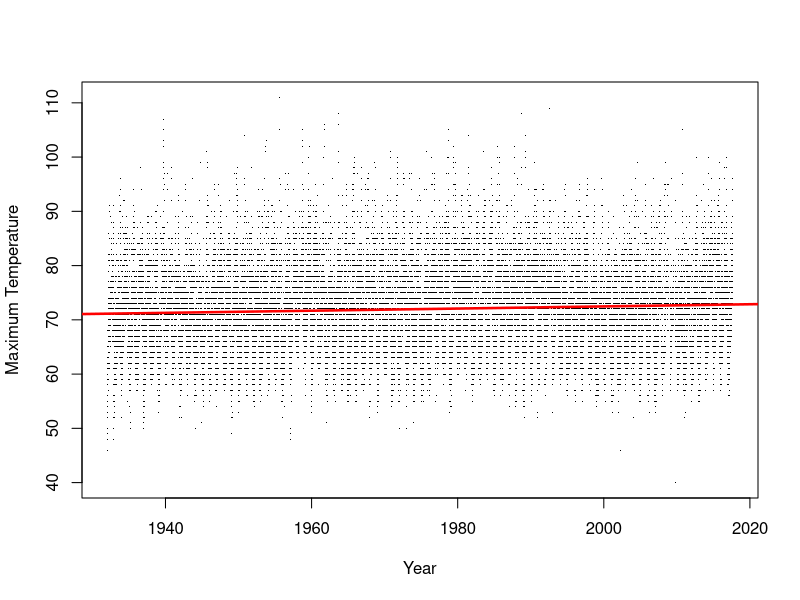
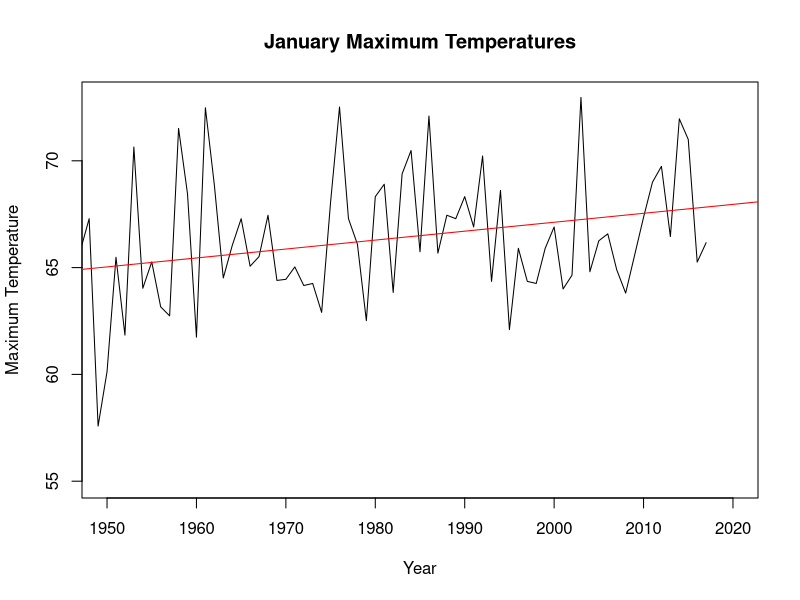
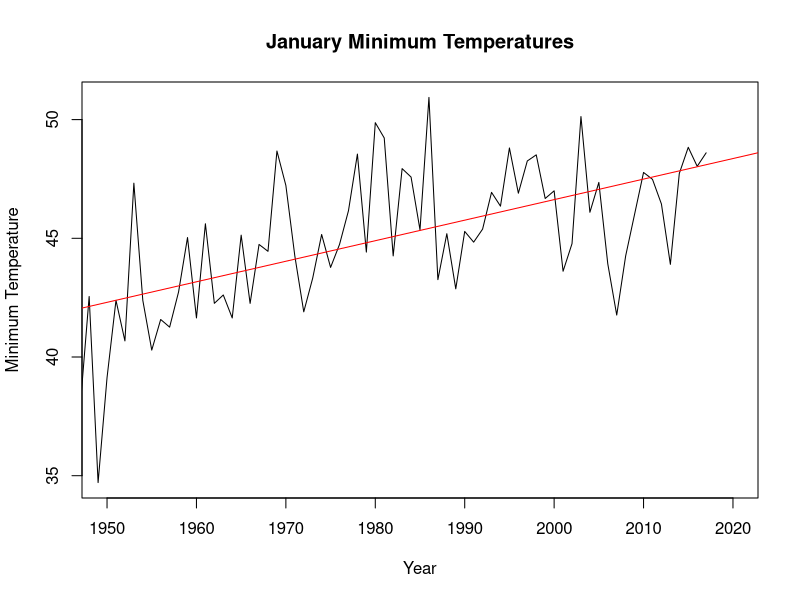

Here is the R script that generated these plots, in order:
## ---- chunk 1
knitr::opts_chunk$set(echo =TRUE)
climate_data <- read.csv("ally_tor.csv") 

strDates <- as.character(climate_data$DATE)
head(strDates)
climate_data$NewDate <- as.Date(strDates, "%m/%d/%Y")
#str(climate_data)


## ---- chunk 2

plot(TMAX~NewDate, climate_data, pch=".", ylab="Maximum Temperature", xlab= "Year")
climate_data.lm <- lm(TMAX~NewDate, climate_data)
abline(coef(climate_data.lm), col='red', lwd=2.5)
#summary(climate_data.lm)

## ---- chunk 3
climate_data$Month = format(as.Date(climate_data$NewDate), format = "%m") 
climate_data$Year = format(climate_data$NewDate, format="%Y")
MonthlyTMAXMean = aggregate(TMAX ~ Month + Year, climate_data, mean)

MonthlyTMAXMean$YEAR = as.numeric(MonthlyTMAXMean$Year) 
MonthlyTMAXMean$MONTH = as.numeric(MonthlyTMAXMean$Month) 
#str(MonthlyTMAXMean)

MonthlyTMAXSD = aggregate(TMAX ~ Month + Year, climate_data, sd)
MonthlyTMAXSD$YEAR = as.numeric(MonthlyTMAXSD$Year) 
MonthlyTMAXSD$MONTH = as.numeric(MonthlyTMAXSD$Month) 
MonthlyTMAXSD$NewDate = MonthlyTMAXSD$YEAR + (MonthlyTMAXSD$MONTH - 1)/12
#head(MonthlyTMAXSD)

#plot(MonthlyTMAXMean$TMAX, ty='l')

#plot(MonthlySD£TMAX, ty='l')
plot(TMAX~YEAR, data=MonthlyTMAXMean[MonthlyTMAXMean$Month=="01",], ty='l', main = "January Maximum Temperatures", pch=".", ylab="Maximum Temperature", xlab= "Year", xlim=c(1950, 2020))
January.lm <- lm(TMAX~YEAR,data=MonthlyTMAXMean[MonthlyTMAXMean$Month=="01",])

#summary(January.lm)

abline(coef(January.lm), col="red")

## ---- chunk 4
MonthlyTMINMean = aggregate(TMIN ~ Month + Year, climate_data, mean)
MonthlyTMINMean$YEAR = as.numeric(MonthlyTMINMean$Year)

MonthlyTMINMean$YEAR = as.numeric(MonthlyTMINMean$Year)
MonthlyTMINMean$MONTH = as.numeric(MonthlyTMINMean$Month)
#head(MonthlyTMINMean)
#plot(MonthlyTMINMean$TMIN, ty='l')

#plot(MonthlyTMINMean$TMN, ty='l')

#plot(MonthlySD£TMIN, ty='l')
plot(TMIN~YEAR, data=MonthlyTMINMean[MonthlyTMINMean$Month=="01",], ty='l', main = "January Minimum Temperatures", pch=".", ylab="Minimum Temperature", xlab= "Year", xlim=c(1950, 2020))
January.lm <- lm(TMIN~YEAR,data=MonthlyTMINMean[MonthlyTMINMean$Month=="01",])

#summary(January.lm)
abline(coef(January.lm), col="red")

